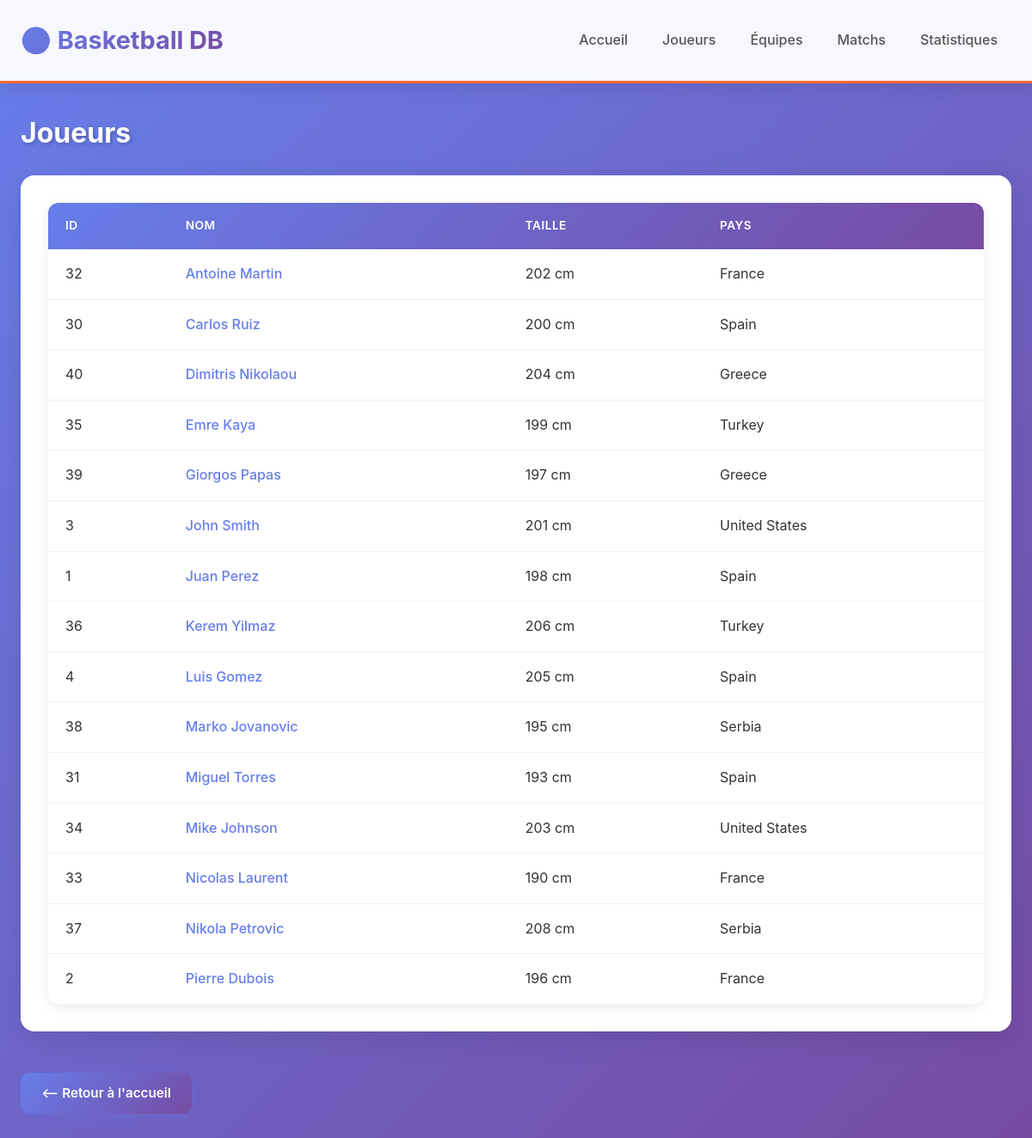
The page /players on the database its author committed.
### app.py (models this page shows, shortened)
class Player(db.Model):
    __tablename__ = "Player"
    player_id = db.Column(db.Integer, primary_key=True)
    full_name = db.Column(db.Text, nullable=False)
    date_of_birth = db.Column(db.Text)
    height_cm = db.Column(db.Integer)
    citizenship_country_id = db.Column(
        db.Integer,
        db.ForeignKey("Country.country_id")
    )
    country = db.relationship("Country", backref="players")

class Country(db.Model):
    __tablename__ = "Country"
    country_id = db.Column(db.Integer, primary_key=True)
    name = db.Column(db.Text, nullable=False)
    iso_code = db.Column(db.Text, unique=True)

### app.py (the view)
@app.route("/players")
def list_players():
    players = Player.query.order_by(Player.full_name).all()
    return render_template("players.html", players=players)

### templates/players.html (shortened to what this page needs)
{% extends "base.html" %}
{% block content %}
    <h2>Joueurs</h2>
    {% if players %}
        <div class="card">
            <table>
                <thead>
                <tr>
                    <th>ID</th>
                    <th>Nom</th>
                    <th>Taille</th>
                    <th>Pays</th>
                </tr>
                </thead>
                <tbody>
                {% for p in players %}
                    <tr>
                        <td>{{ p.player_id }}</td>
                        <td>
                            <a href="{{ url_for('player_detail', player_id=p.player_id) }}">
                                {{ p.full_name }}
                            </a>
                        </td>
                        <td>
                            {% if p.height_cm %}
                                {{ p.height_cm }} cm
                            {% else %}
                                –
                            {% endif %}
                        </td>
                        <td>{{ p.country.name if p.country else "N/A" }}</td>
                    </tr>
                {% endfor %}
                </tbody>
            </table>
        </div>
    {% else %}
        <div class="empty-message">
            <p style="color: #666; text-shadow: none;">Aucun joueur dans la base.</p>
        </div>
    {% endif %}
    <a href="{{ url_for('index') }}" class="btn">⟵ Retour à l'accueil</a>
{% endblock %}

### templates/base.html (shortened to what this page needs)
<!DOCTYPE html>
<html lang="fr">
<head>
</head>
<body>
<header>
    <div class="container">
        <h1>🏀 Basketball DB</h1>
        <nav>
            <a href="{{ url_for('index') }}">Accueil</a>
            <a href="{{ url_for('list_players') }}">Joueurs</a>
            <a href="{{ url_for('list_teams') }}">Équipes</a>
            <a href="{{ url_for('list_games') }}">Matchs</a>
            <a href="{{ url_for('stats') }}">Statistiques</a>
        </nav>
    </div>
</header>
<main>
    <div class="container">
        {% block content %}{% endblock %}
    </div>
</main>
</body>
</html>

### templates/base.html (style rules this page uses)
* { margin: 0; padding: 0; box-sizing: border-box; }
body { font-family: -apple-system, BlinkMacSystemFont, "Segoe UI", Roboto, "Helvetica Neue", Arial, sans-serif; background: linear-gradient(135deg, #667eea 0%, #764ba2 100%); min-height: 100vh; color: #333; line-height: 1.6; }
header { background: rgba(255, 255, 255, 0.95); backdrop-filter: blur(10px); box-shadow: 0 4px 20px rgba(0, 0, 0, 0.1); padding: 1.5rem 0; position: sticky; top: 0; z-index: 100; border-bottom: 3px solid #ff6b35; }
header .container { display: flex; justify-content: space-between; align-items: center; flex-wrap: wrap; gap: 1rem; }
header h1 { font-size: 1.8rem; font-weight: 700; background: linear-gradient(135deg, #667eea 0%, #764ba2 100%); -webkit-background-clip: text; -webkit-text-fill-color: transparent; background-clip: text; margin: 0; }
nav { display: flex; gap: 0.5rem; flex-wrap: wrap; }
nav a { color: #555; text-decoration: none; padding: 0.5rem 1rem; border-radius: 8px; font-weight: 500; transition: all 0.3s ease; position: relative; }
main { padding: 2rem 0; min-height: calc(100vh - 200px); }
.container { max-width: 1200px; margin: 0 auto; padding: 0 1.5rem; }
h2 { font-size: 2rem; margin-bottom: 1.5rem; color: #fff; text-shadow: 2px 2px 4px rgba(0, 0, 0, 0.2); font-weight: 700; }
.card { background: #fff; border-radius: 16px; box-shadow: 0 8px 32px rgba(0, 0, 0, 0.1); padding: 2rem; margin-bottom: 2rem; transition: transform 0.3s ease, box-shadow 0.3s ease; }
table { border-collapse: collapse; width: 100%; background: #fff; border-radius: 12px; overflow: hidden; box-shadow: 0 4px 16px rgba(0, 0, 0, 0.08); }
thead { background: linear-gradient(135deg, #667eea 0%, #764ba2 100%); color: #fff; }
th { padding: 1rem 1.25rem; text-align: left; font-weight: 600; text-transform: uppercase; font-size: 0.85rem; letter-spacing: 0.5px; }
td { padding: 1rem 1.25rem; border-bottom: 1px solid #f0f0f0; }
tbody tr { transition: background-color 0.2s ease; }
tbody tr:last-child td { border-bottom: none; }
table a { color: #667eea; text-decoration: none; font-weight: 500; transition: color 0.2s ease; }
a.btn { display: inline-block; padding: 0.75rem 1.5rem; background: linear-gradient(135deg, #667eea 0%, #764ba2 100%); color: #fff; text-decoration: none; border-radius: 10px; font-size: 0.95rem; font-weight: 600; transition: all 0.3s ease; box-shadow: 0 4px 15px rgba(102, 126, 234, 0.3); margin-top: 1rem; }

### rows shown on the page
Player: player_id "32", full_name "Antoine Martin", height_cm "202", country "France"
Player: player_id "30", full_name "Carlos Ruiz", height_cm "200", country "Spain"
Player: player_id "40", full_name "Dimitris Nikolaou", height_cm "204", country "Greece"
Player: player_id "35", full_name "Emre Kaya", height_cm "199", country "Turkey"
Player: player_id "39", full_name "Giorgos Papas", height_cm "197", country "Greece"
Player: player_id "3", full_name "John Smith", height_cm "201", country "United States"
Player: player_id "1", full_name "Juan Perez", height_cm "198", country "Spain"
Player: player_id "36", full_name "Kerem Yilmaz", height_cm "206", country "Turkey"
Player: player_id "4", full_name "Luis Gomez", height_cm "205", country "Spain"
Player: player_id "38", full_name "Marko Jovanovic", height_cm "195", country "Serbia"
Player: player_id "31", full_name "Miguel Torres", height_cm "193", country "Spain"
Player: player_id "34", full_name "Mike Johnson", height_cm "203", country "United States"
Player: player_id "33", full_name "Nicolas Laurent", height_cm "190", country "France"
Player: player_id "37", full_name "Nikola Petrovic", height_cm "208", country "Serbia"
Player: player_id "2", full_name "Pierre Dubois", height_cm "196", country "France"
